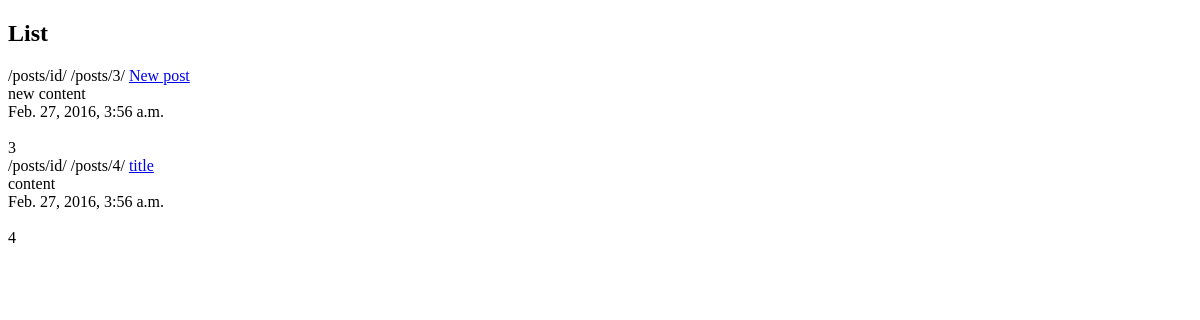
The app's page /posts/, older data.
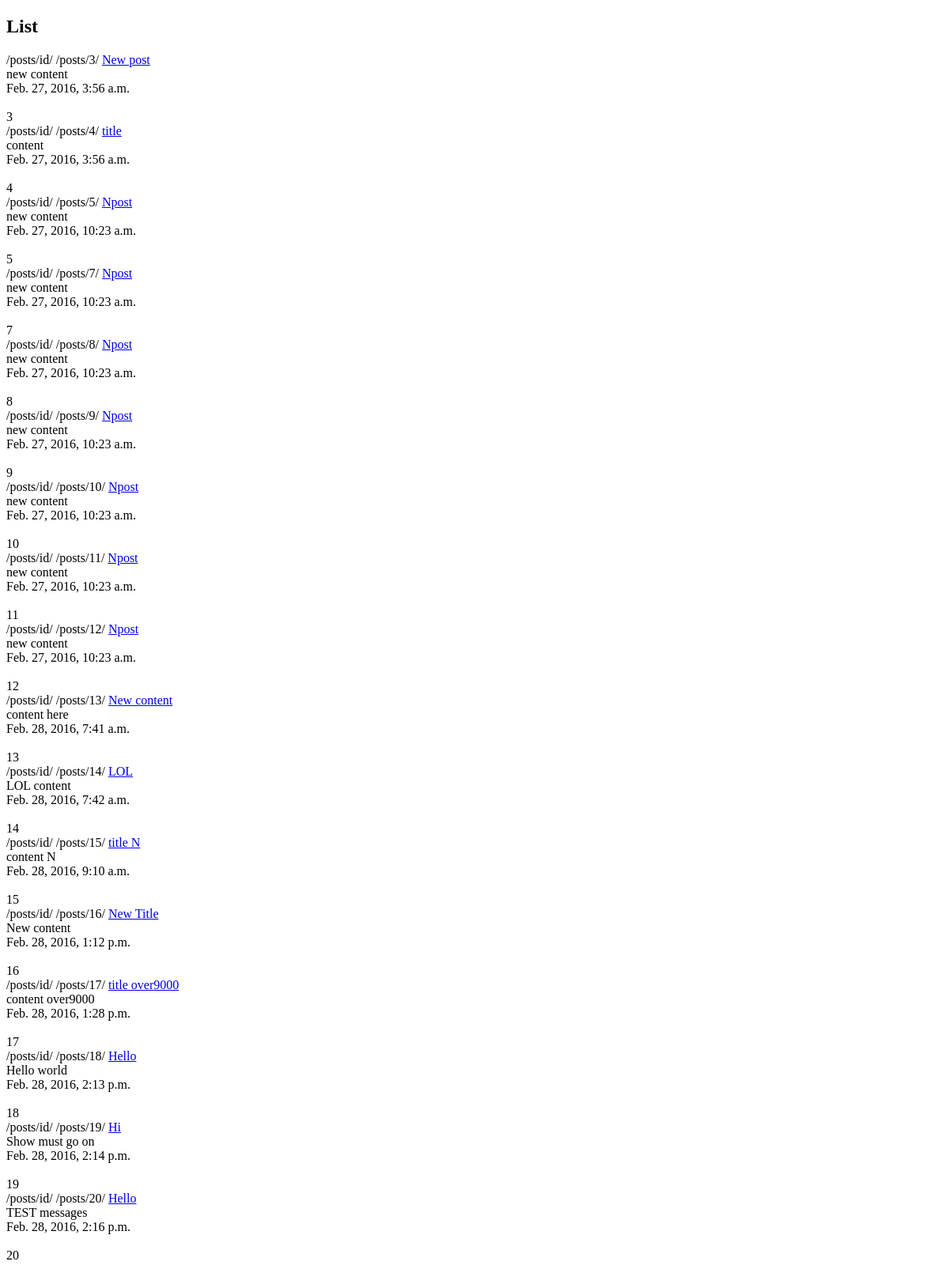
The same page, newer data.
### posts/models.py (models this page shows, shortened)
class Post(models.Model):
	title = models.CharField(max_length=200)
	content = models.TextField()
	updated = models.DateTimeField(auto_now=True, auto_now_add=False)
	timestamp = models.DateTimeField(auto_now=False, auto_now_add=True)
	def get_absolute_url(self):
		return reverse("posts:detail", kwargs={"id": self.id})

### posts/views.py (the view)
def post_list(request): #list items
	queryset = Post.objects.all()
	context = {
			"object_list": queryset,
			"title": "List"
		}
	return	render(request, "post_list.html",context)

### templates/post_list.html (shortened to what this page needs)
{% extends "base.html" %}
{% block content %}
		<h2>{{ title }}</h2>
		{% for obj in object_list %}
			/posts/id/
			{% url 'posts:detail' id=obj.id %}
			<a href="{{obj.get_absolute_url}}">{{obj.title}} </a></br>
			{{obj.content}} </br>
			{{obj.timestamp}} </br>
			{{obj.id}} </br>
		{% endfor %}
{% endblock content %}

### templates/base.html (shortened to what this page needs)
<!DOCTYPE html>
<html>
<head>
</head>
<body>
<div class='container'>{% block content %}{% endblock content %}</div>
</body>
</html>

Row changes from the older to the newer data that the page shows:
added Post: id "/posts/5/", title "Npost", content "new content", timestamp "Feb. 27, 2016, 10:23 a.m.", id "5"
added Post: id "/posts/7/", title "Npost", content "new content", timestamp "Feb. 27, 2016, 10:23 a.m.", id "7"
added Post: id "/posts/8/", title "Npost", content "new content", timestamp "Feb. 27, 2016, 10:23 a.m.", id "8"
added Post: id "/posts/9/", title "Npost", content "new content", timestamp "Feb. 27, 2016, 10:23 a.m.", id "9"
added Post: id "/posts/10/", title "Npost", content "new content", timestamp "Feb. 27, 2016, 10:23 a.m.", id "10"
added Post: id "/posts/11/", title "Npost", content "new content", timestamp "Feb. 27, 2016, 10:23 a.m.", id "11"
added Post: id "/posts/12/", title "Npost", content "new content", timestamp "Feb. 27, 2016, 10:23 a.m.", id "12"
added Post: id "/posts/13/", title "New content", content "content here", timestamp "Feb. 28, 2016, 7:41 a.m.", id "13"
added Post: id "/posts/14/", title "LOL", content "LOL content", timestamp "Feb. 28, 2016, 7:42 a.m.", id "14"
added Post: id "/posts/15/", title "title N", content "content N", timestamp "Feb. 28, 2016, 9:10 a.m.", id "15"
added Post: id "/posts/16/", title "New Title", content "New content", timestamp "Feb. 28, 2016, 1:12 p.m.", id "16"
added Post: id "/posts/17/", title "title over9000", content "content over9000", timestamp "Feb. 28, 2016, 1:28 p.m.", id "17"
added Post: id "/posts/18/", title "Hello", content "Hello world", timestamp "Feb. 28, 2016, 2:13 p.m.", id "18"
added Post: id "/posts/19/", title "Hi", content "Show must go on", timestamp "Feb. 28, 2016, 2:14 p.m.", id "19"
added Post: id "/posts/20/", title "Hello", content "TEST messages", timestamp "Feb. 28, 2016, 2:16 p.m.", id "20"
